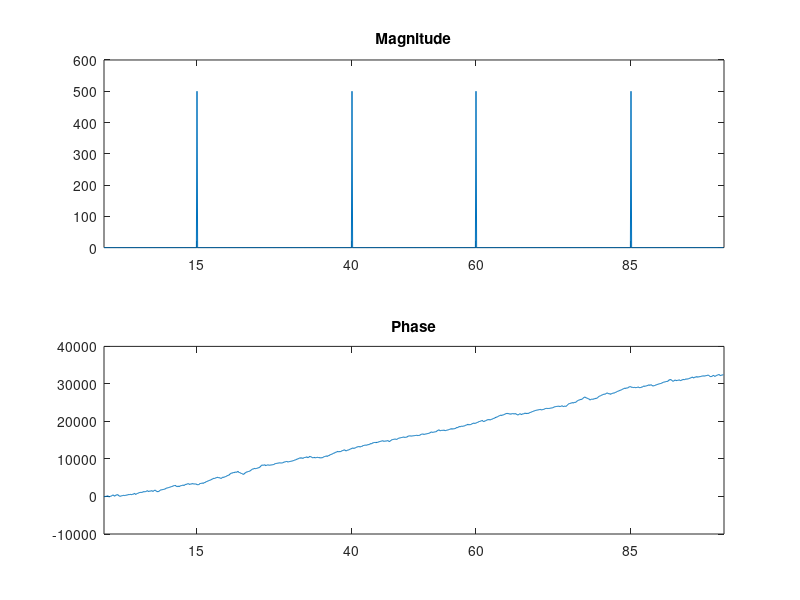

Reproduce this figure in MATLAB.
t = 0:1/100:10-1/100;                     % Time vector
x = sin(2*pi*15*t) + sin(2*pi*40*t);      % Signal

y = fft(x);                               % Compute DFT of x
m = abs(y); p = unwrap(angle(y));         % Magnitude and phase

f = (0:length(y)-1)*100/length(y);        % Frequency vector
subplot(2,1,1)
plot(f,m), title Magnitude
set(gca,'XTick',[15 40 60 85])
subplot(2,1,2)
plot(f,p*180/pi), title Phase
set(gca,'XTick',[15 40 60 85])